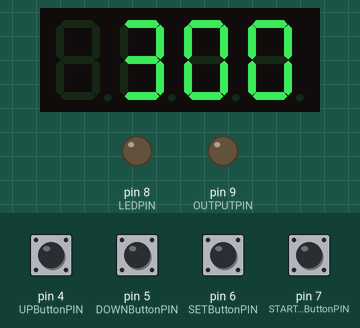
Simulated run of this sketch. Board: Arduino Uno, built with avr-gcc and run on an emulated ATmega328P. Parts: 4-digit seven-segment display, output pins drawn as LEDs (lit = HIGH). Dashed ring = blinking. The inputs (shaded band) are chosen by the test bench; at power-on: pin 4 (UPButtonPIN), pin 5 (DOWNButtonPIN), pin 6 (SETButtonPIN), pin 7 (STARTSTOPButtonPIN) HIGH.

Above: at 1.2 s.
1.3 s: pin 7 (STARTSTOPButtonPIN) pulled LOW for 0.15 s
At 1.46 s:
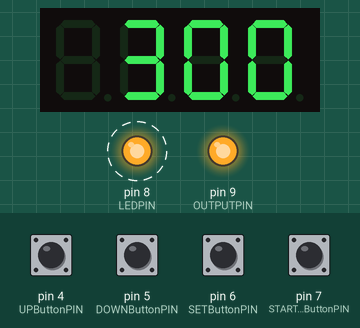
2.0 s: pin 7 (STARTSTOPButtonPIN) pulled LOW for 1 s
At 2.08 s:
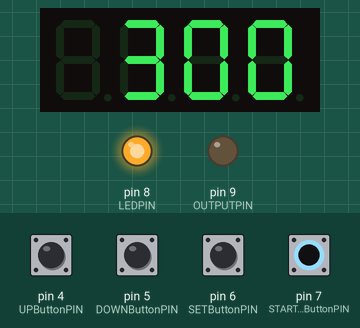
4.5 s: pin 6 (SETButtonPIN) pulled LOW for 0.15 s
At 4.75 s:
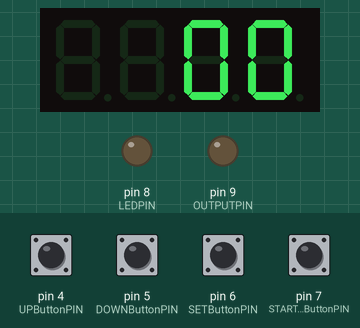
5.2 s: pin 4 (UPButtonPIN) pulled LOW for 0.15 s
At 5.51 s:
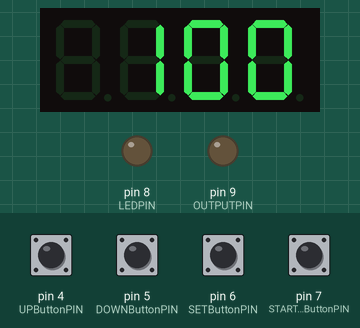
5.9 s: pin 4 (UPButtonPIN) pulled LOW for 1 s
At 6.03 s:
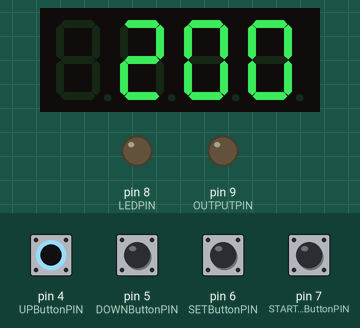
7.5 s: pin 6 (SETButtonPIN) pulled LOW for 1 s
At 7.82 s:
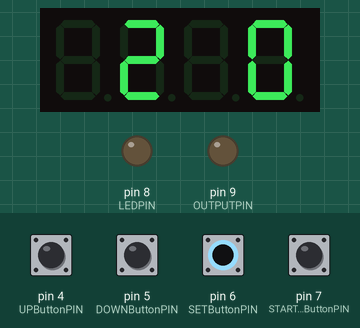
Timing chart, 0 to 10.1 s (numbered marks = the images above; inputs shaded):
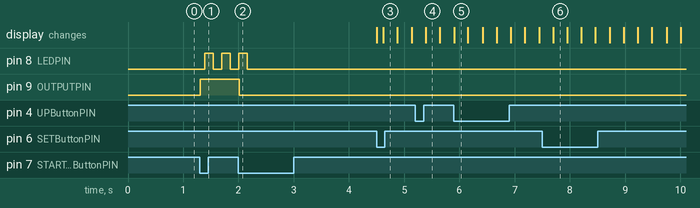

The sketch:

UVBoxCtrl.ino
```cpp
// UV Box Control
// v1.0


#include <EEPROM.h>
#include <TM1637.h>

#define CLK 2//pins definitions for TM1637 and can be changed to other ports
#define DIO 3
#define LEDPIN 8
#define OUTPUTPIN 9
#define UPButtonPIN 4
#define DOWNButtonPIN 5
#define SETButtonPIN 6
#define STARTSTOPButtonPIN 7
#define DEBOUNCE_TIME 20    //in ms
#define LONG_PRESS_THLD 2   // Long time press in sec.
#define LONG_QUIET_THLD 10
#define PREHEAT_TIME 120   //Preheat time in sec.

// keyboard events
#define KB_EVENT_UP    (1 << 0)
#define KB_EVENT_DOWN  (1 << 1)
#define KB_EVENT_SET   (1 << 2)
#define KB_EVENT_START (1 << 3)
#define KB_EVENT_START (1 << 3)
#define KB_EVENT_UP_LONG  (1 << 4)
#define KB_EVENT_NONE_LONG (1 << 5)

// names for keys
#define KBI_UP  (1 << 4)  // UP Button
#define KBI_DOWN (1 << 5)  // DOWN Button
#define KBI_SET    (1 << 6)  // SET Button
#define KBI_START  (1 << 7)  // START/STOP Encoder

enum State_t {ST_IDLE, ST_RUN, ST_END, ST_SET} State;

uint8_t DispBuff[4] = {0x00,0x00,0x00,0x00};
uint8_t SetDigit[4] = {0x00,0x00,0x00,0x00};
uint16_t ActualTime = 0;
uint16_t DesiredTime = 0;
uint8_t DebounceTimer = 0;
uint32_t tmpdivider = 0;
unsigned long CountdownTimer = 0;
uint32_t tempmillis = 0;
static uint8_t state_front_prev;
bool kbtimeout = true;
static volatile uint8_t keys = 0;  // must be volatile
uint16_t kb_events = 0;
uint8_t BlinkDigitFlags = 0x08;   // Enbale Blinking digit, if bit0=1 then Blink digit 3;
bool BlinkFlag = false;
bool BtnFirstPress = true;
bool LEDBlink = false;
uint8_t LEDState = 0;
static uint8_t long_press;
static uint8_t long_quiet;

TM1637 tm1637(CLK,DIO);

// Interrupt is called once a 1ms,
SIGNAL(TIMER0_COMPA_vect)
{
  tmpdivider++;

  if ((CountdownTimer!=0) && (State==ST_RUN))
  {
   CountdownTimer--;
   if (CountdownTimer%1000==0)
    ActualTime--;
  }

  if ((tmpdivider%10)==0)    //scan button every 20ms
    keys = ~PIND & (KBI_UP | KBI_DOWN | KBI_SET | KBI_START);

  if ((tmpdivider%250)==0)
  {
    if (BlinkFlag==true)
      BlinkFlag = false;
    else
      BlinkFlag = true;
  }

  if ((tmpdivider%150)==0)
  {
    if (LEDBlink==true)
    {
      if (LEDState==0)
        LEDState = 1;
      else
        LEDState = 0;

      digitalWrite(LEDPIN, LEDState);
    }
    else
    {
      LEDState = 0;
      digitalWrite(LEDPIN, LEDState);
    }
  }


  if (DebounceTimer != 0)
    DebounceTimer--;
  else
    kbtimeout = true;

}


void ReadKeyboard(void)
{
  uint8_t front = keys & ( KBI_UP | KBI_DOWN | KBI_SET | KBI_START);
  if (front != state_front_prev)          //some button pressed
  {
    if (front && (state_front_prev == 0) && kbtimeout)   //only if any button was not pressed in prev cycle
    {
      if (front == KBI_UP)
        kb_events |= KB_EVENT_UP;
      else
      if (front == KBI_DOWN)
        kb_events |= KB_EVENT_DOWN;
      else
      if (front == KBI_SET)
        kb_events |= KB_EVENT_SET;
      else
      if (front == KBI_START)
        kb_events |= KB_EVENT_START;
    }
    if (kbtimeout)
    {
      kbtimeout = false;
      DebounceTimer = 20;
    }
    state_front_prev = front;
    long_press = 0; // long press detection RESET
    long_quiet = 0;
  }
}

void DigitsToDispBufferWithBlink(uint8_t* Digit)
{
 unsigned int temp;

 if (BlinkDigitFlags & 0x01)
    {
      if (BlinkFlag)
        DispBuff[3]=Digit[3];
      else
        DispBuff[3]=0x7F;
    }
 else
    DispBuff[3]=Digit[3];

 if (BlinkDigitFlags & 0x02)
    {
      if (BlinkFlag)
        DispBuff[2]= Digit[2];
      else
         DispBuff[2]= 0x7F;
    }
 else
    DispBuff[2]= Digit[2];


 if (BlinkDigitFlags & 0x04)
    {
      if (BlinkFlag)
        DispBuff[1]=Digit[1];
      else
        DispBuff[1]=0x7F;
    }
 else
    DispBuff[1]=Digit[1];


    DispBuff[0]=0x7F;
}


void IntegerToDispBuffer(int val)
{
 unsigned int temp;

 DispBuff[3]=val % 10;

 temp = val / 10;
 if (temp==0)
    DispBuff[2] = 0x7F;
 else
    DispBuff[2]= temp % 10;

 temp = temp / 10;
 if (temp==0)
    DispBuff[1] = 0x7F;
  else
    DispBuff[1]=temp % 10;

    DispBuff[0] = 0x7F;
}


void SetTime()
{
  bool SetTimerExit = false;
  SetDigit[0] = 0x00;
  SetDigit[1] = 0x00;
  SetDigit[2] = 0x00;
  SetDigit[3] = 0x00;
  BlinkDigitFlags = 0x04;
  do
  {
    ReadKeyboard();
    if (kb_events & KB_EVENT_UP)
    {
       if (BlinkDigitFlags==0x04)
        SetDigit[1] = (SetDigit[1] + 1) % 10;
       if (BlinkDigitFlags==0x02)
        SetDigit[2] = (SetDigit[2] + 1) % 10;
       if (BlinkDigitFlags==0x01)
        SetDigit[3] = (SetDigit[3] + 1) % 10;
       kb_events = 0;
    }

    if (kb_events & KB_EVENT_DOWN)
    {
      if (BlinkDigitFlags==0x04)
      if (SetDigit[1]==0)
          SetDigit[1] = 9;
      else
          SetDigit[1] = (SetDigit[1]-1) % 10;
      if (BlinkDigitFlags==0x02)
      if (SetDigit[2]==0)
          SetDigit[2] = 9;
      else
          SetDigit[2] = (SetDigit[2]-1) % 10;
      if (BlinkDigitFlags==0x01)
      if (SetDigit[3]==0)
          SetDigit[3] = 9;
      else
          SetDigit[3] = (SetDigit[3]-1) % 10;
      kb_events = 0;
    }

    if (kb_events & KB_EVENT_SET)
    {
      BlinkDigitFlags = BlinkDigitFlags >> 1;
      if (BlinkDigitFlags==0x00)
      {
        SetTimerExit = true;
        DesiredTime = SetDigit[1]*100 + SetDigit[2]*10 + SetDigit[3]*1;
        EEPROM.put(0x0001, DesiredTime);
      }
      kb_events = 0;
    }

    if (kb_events & KB_EVENT_START)
    {
       SetTimerExit = true;
       kb_events = 0;
    }

    DigitsToDispBufferWithBlink(SetDigit);
    tm1637.display(DispBuff);
  }while(SetTimerExit==false);

}

void LongPressDetect()
{
  if (! state_front_prev)
  {
    if (++long_quiet == 0)
    {
      // overload protection, nothing to do, event was generated previous
      long_quiet--;
      return;
    }
    if (long_quiet == LONG_QUIET_THLD)
    {
      kb_events |= KB_EVENT_NONE_LONG;
    }
  }
  else
  {
    if (++long_press == 0)
    {
      // overload protection, nothing to do, event was generated previous
      long_press--;
      return;
    }
    if (long_press == LONG_PRESS_THLD)
    {
      switch (state_front_prev)
      {
        case KBI_UP:
          kb_events |= KB_EVENT_UP_LONG;
        break;


        default:
        break;
      }
    }
  }
}

void setup()
{
  pinMode(STARTSTOPButtonPIN, INPUT);
  digitalWrite(STARTSTOPButtonPIN, HIGH);            // turn on pullup resistors
  pinMode(UPButtonPIN, INPUT);
  digitalWrite(UPButtonPIN, HIGH);            // turn on pullup resistors
  pinMode(DOWNButtonPIN, INPUT);
  digitalWrite(DOWNButtonPIN, HIGH);            // turn on pullup resistors
  pinMode(SETButtonPIN, INPUT);
  digitalWrite(SETButtonPIN, HIGH);            // turn on pullup resistors
  pinMode(OUTPUTPIN, OUTPUT);
  pinMode(LEDPIN, OUTPUT);

  digitalWrite(OUTPUTPIN, LOW);            // turn off UV light
  digitalWrite(LEDPIN, LOW);
  EEPROM.get(0x0001, DesiredTime);
  if ((DesiredTime == 0) || (DesiredTime==0xFFFF))
    DesiredTime = 300;

  ActualTime = DesiredTime;

  State = ST_IDLE;

  tm1637.set(BRIGHT_TYPICAL);//BRIGHT_TYPICAL = 2,BRIGHT_DARKEST = 0,BRIGHTEST = 7;
  tm1637.init();

  // Timer0 is already used for millis() - we'll just interrupt somewhere
  // in the middle and call the "Compare A" function below
  OCR0A = 0xFA; //250 * 4us = 1000us
  TIMSK0 |= _BV(OCIE0A);
}

void loop()
{
 ReadKeyboard();
 if ((tmpdivider % 1000) == 0)
    LongPressDetect();

 if (kb_events & KB_EVENT_START)
 {
    if (State == ST_IDLE)
    {
      cli();
      CountdownTimer = (ActualTime * (unsigned long)1000);
      State = ST_RUN;
      sei();
      LEDBlink = true;
      digitalWrite(OUTPUTPIN, HIGH);            // turn ON UV light
      kb_events = 0;
    }
    else
      if (State == ST_RUN)
      {
        State = ST_IDLE;
        ActualTime = DesiredTime;
        LEDBlink = false;
        digitalWrite(OUTPUTPIN, LOW);            // turn OFF UV light
        kb_events = 0;
      }
    else
      if (State == ST_END)
      {
        State = ST_IDLE;
        ActualTime = DesiredTime;
        kb_events = 0;
      }
 }

 if (kb_events & KB_EVENT_SET)
 {
    if (State!=ST_RUN)
    {
       State = ST_SET;
       kb_events = 0;
       SetTime();
       ActualTime = DesiredTime;
       State = ST_IDLE;
    }
 }

 if ((kb_events & KB_EVENT_UP_LONG) && State==ST_IDLE)
 {
        bool PreheatExit = false;
        ActualTime = PREHEAT_TIME;
        State = ST_RUN;
        cli();
        CountdownTimer = ActualTime * (unsigned long)1000;
        sei();
        LEDBlink = true;
        digitalWrite(OUTPUTPIN, HIGH);            // turn ON UV light
        kb_events = 0;
        do
        {
          ReadKeyboard();

          if (kb_events & KB_EVENT_START)
            PreheatExit = true;

          if (ActualTime==0)
          {
            State = ST_IDLE;
            PreheatExit = true;
            LEDBlink = false;
            digitalWrite(OUTPUTPIN, LOW);            // turn OFF UV light
          }

          IntegerToDispBuffer(ActualTime);
          tm1637.display(DispBuff);
        }while(PreheatExit==false);

        State = ST_IDLE;
        LEDBlink = false;
        digitalWrite(OUTPUTPIN, LOW);            // turn OFF UV light
        kb_events = 0;
        ActualTime = DesiredTime;
 }

 if ((kb_events & KB_EVENT_UP) && State==ST_IDLE)
 {
          ActualTime = ActualTime + 10;
          if (ActualTime > 999) ActualTime = 999;
          kb_events = 0;
 }

 if ((kb_events & KB_EVENT_DOWN) && State==ST_IDLE)
 {
        if (ActualTime!=0)
        {
          ActualTime = ActualTime - 10;
          if (ActualTime == 0) ActualTime = ActualTime + 10;
          if (ActualTime > 999) ActualTime = 999;
        }
        kb_events = 0;
 }

 if (ActualTime==0 && State!=ST_END)
 {
    State = ST_END;
    LEDBlink = false;
    digitalWrite(OUTPUTPIN, LOW);            // turn OFF UV light
 }

 IntegerToDispBuffer(ActualTime);
 tm1637.display(DispBuff);
}
```

Measured:
- after the input at 1.3 s, pin 8 (LEDPIN): alternates HIGH for 0.15 s and LOW for 0.15 s, starting after 0.09 s; pin 9 (OUTPUTPIN): LOW → HIGH at once
- after the input at 2.0 s, pin 8 (LEDPIN): goes on until 2.2 s, then stays LOW; pin 9 (OUTPUTPIN): HIGH → LOW at once
- after the input at 4.5 s, the display: first changes at once (image 3 shows a later state)
- after the input at 5.2 s, the display: changes after 0.19 s (image 4)
- after the input at 5.9 s, the display: changes at once (image 5)
- after the input at 7.5 s, the display: changes after 0.20 s (image 6)
